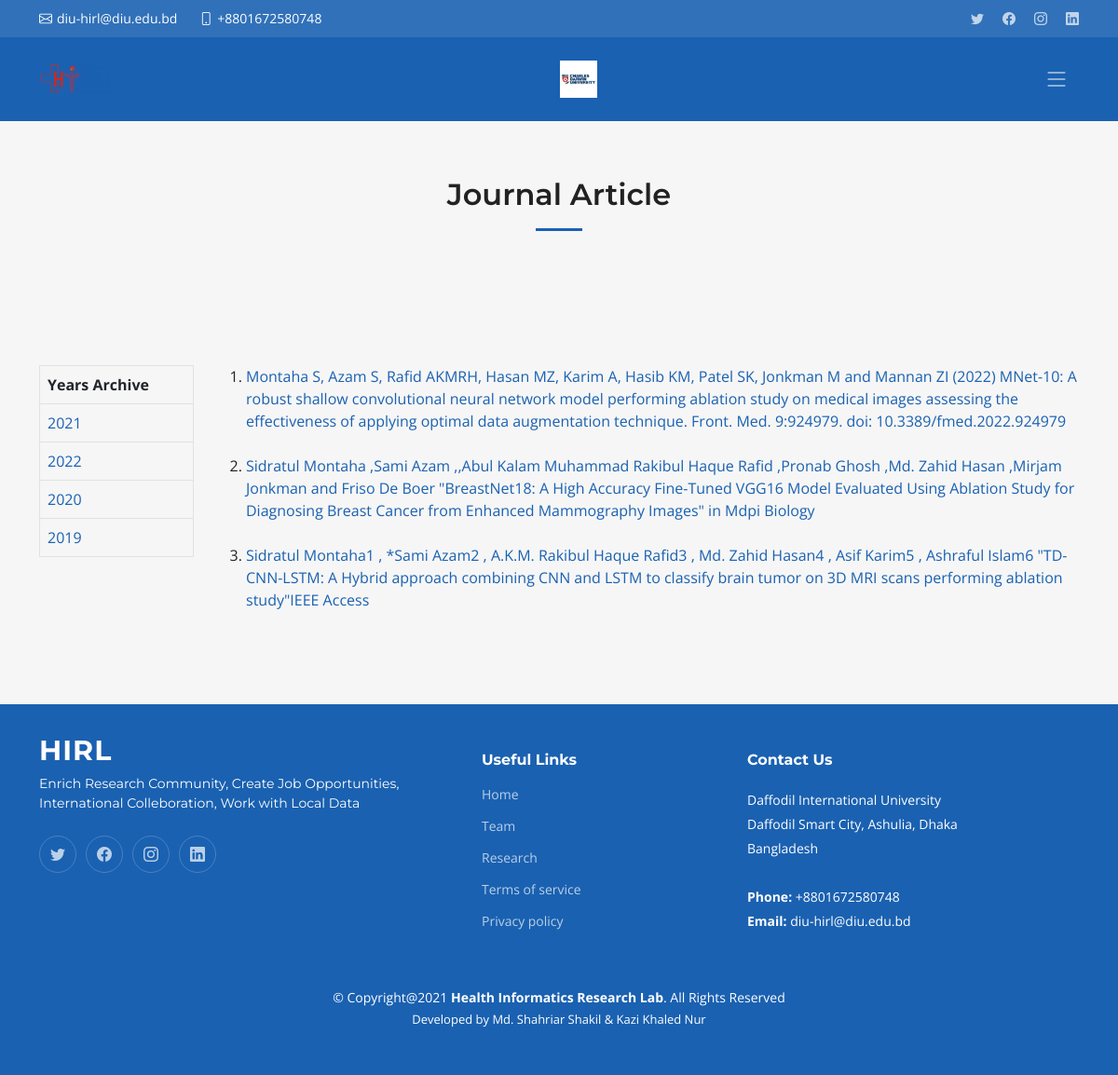
The page /journal/ on the database its author committed.
### app/models.py (models this page shows, shortened)
class Year_of_Publication(models.Model):
    published_year = models.CharField(max_length=5)

class Journal(models.Model):
    paper_type = models.CharField(max_length=10, default="Journal")
    category = models.ForeignKey(
        Year_of_Publication, on_delete=models.CASCADE, default=True
    )
    reference = models.TextField(max_length=500, default=True)
    paper_link = models.URLField(max_length=300, blank=True)

### app/views.py (the view)
# urls.py: path('journal/', journal, name='journal'),
def journal(request):
    category = request.GET.get('category')
    categories = Year_of_Publication.objects.all()
    if category == None:
        journal = Journal.objects.all()
    else:
        journal = Journal.objects.filter(category__published_year=category)
    data = {'journal': journal,'categories': categories}
    return render(request, 'journal.html',data)

### app/templates/journal.html
{% extends "layout.html" %}
{% load static %}
{% block body %}
<section id="services" class="services sections-bg">
  <div class="container" data-aos="fade-up">
    <div>
      <div class="section-header">
        <h2>Journal Article</h2>
      </div>
      <div>
      <div>
        <div class="row gy-4 mt-2" data-aos="fade-up" data-aos-delay="100">
          <div class="">
            <div class="">
                <div class="row gy-4 mt-2 d-flex justify-content-start">
                  <div class="col-xl-2 col-md-2">
                    <div class="">
                      <table class="table table-bordered">
                        <thead>
                          <tr>
                            <th>Years Archive</th>
                          </tr>
                        </thead>
                        <tbody>
                          {% for l in categories %}
                          <tr>
                            <td><a href="{% url 'journal' %}?category={{l.published_year}}">{{l.published_year}}</a></td>
                          </tr>
                          {% endfor %}
                        </tbody>
                      </table>
                    </div>
                  </div>
                  <div class="col-xl-10 col-md-6 d-flex">
                    <div class="table-responsive">
                        <ol>
                            {% for l in journal %}
                            <li><a href="{{l.paper_link}}">{{l.reference}}</a> </li>
                            <br>
                            {% endfor %}
                        </ol>
                    </div>
                </div>
                </div>
            </div>
          </div>
        </div>
      </div>
    </div>
  </div>
</section>
{% endblock %}

### static/app/assets/css/main.css (style rules this page uses)
:root { --font-default: "Open Sans", system-ui, -apple-system, "Segoe UI", Roboto, "Helvetica Neue", Arial, "Noto Sans", "Liberation Sans", sans-serif, "Apple Color Emoji", "Segoe UI Emoji", "Segoe UI Symbol", "Noto Color Emoji"; --font-primary: "Montserrat", sans-serif; --font-secondary: "Poppins", sans-serif; }
:root { --color-default: #222222; --color-primary: #1a61b1; --color-secondary: #e31d43; }
:root { scroll-behavior: smooth; }
body { font-family: var(--font-default); color: var(--color-default); }
a { color: var(--color-primary); text-decoration: none; }
h1, h2, h3, h4, h5, h6 { font-family: var(--font-primary); }
section { padding: 30px 0; overflow: hidden; }
.sections-bg { background-color: #f6f6f6; }
.section-header { text-align: center; padding-bottom: 60px; }
.section-header h2 { font-size: 32px; font-weight: 600; margin-bottom: 20px; padding-bottom: 20px; position: relative; }
.section-header h2:after { content: ""; position: absolute; display: block; width: 50px; height: 3px; background: var(--color-primary); left: 0; right: 0; bottom: 0; margin: auto; }
section { scroll-margin-top: 70px; }
.services { padding: 60px 0; }

### rows shown on the page
Year_of_Publication: published_year "2021"
Year_of_Publication: published_year "2022"
Year_of_Publication: published_year "2020"
Year_of_Publication: published_year "2019"
Journal: reference "Montaha S, Azam S, Rafid AKMRH, Hasan MZ, Karim A, Hasib KM, Patel SK, Jonkman M and Mannan ZI (2022) MNet-10: A robust shallow convolutional neural network model performing ablation study on medical images assessing the effectiveness of applying optimal data augmentation technique. Front. Med. 9:924979. doi: 10.3389/fmed.2022.924979"
Journal: reference "Sidratul Montaha ,Sami Azam ,,Abul Kalam Muhammad Rakibul Haque Rafid ,Pronab Ghosh ,Md. Zahid Hasan ,Mirjam Jonkman and Friso De Boer \"BreastNet18: A High Accuracy Fine-Tuned VGG16 Model Evaluated Using Ablation Study for Diagnosing Breast Cancer from Enhanced Mammography Images\" in Mdpi Biology"
Journal: reference "Sidratul Montaha1 , *Sami Azam2 , A.K.M. Rakibul Haque Rafid3 , Md. Zahid Hasan4 , Asif Karim5 , Ashraful Islam6 \"TD-CNN-LSTM: A Hybrid approach combining CNN and LSTM to classify brain tumor on 3D MRI scans performing ablation study\"IEEE Access"
